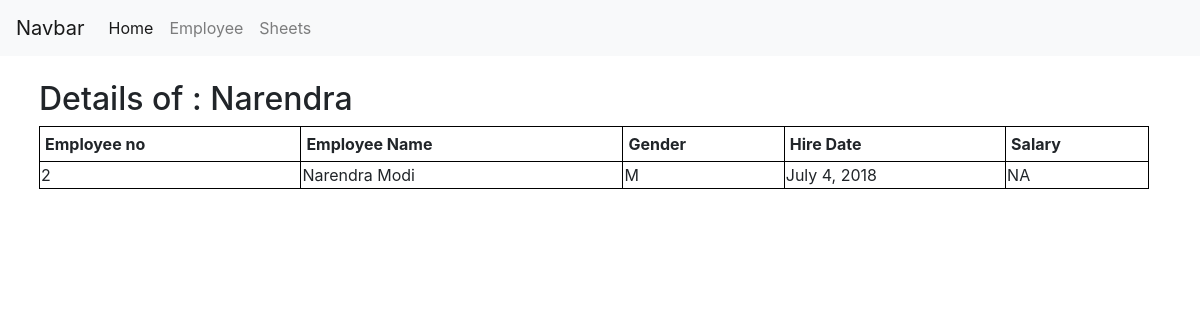
Page /employee/2/ on the earlier database version.
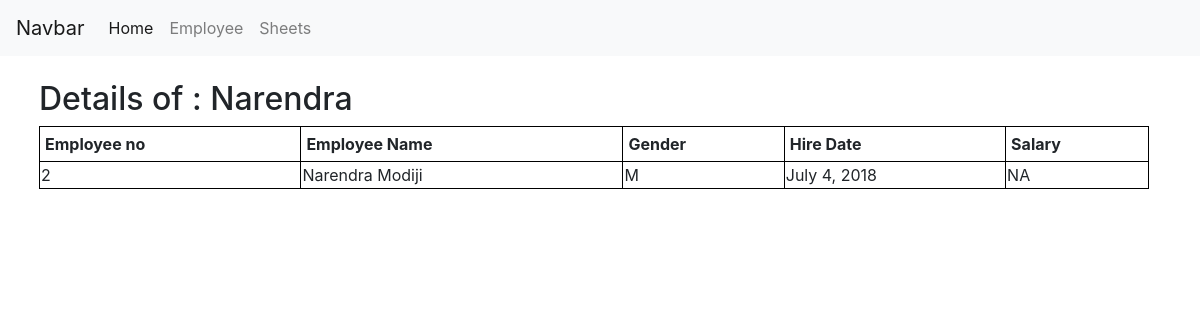
Same page on the later database version.
### ems/models.py (models this page shows, shortened)
class Employee(models.Model):
    GENDER_CHOICES = (
        ('M', 'Male'),
        ('F', 'Female'),
    )
    emp_no = models.IntegerField(primary_key=True)
    birth_date = models.DateField(verbose_name = 'Employee DOB',)
    first_name = models.CharField(max_length=14, verbose_name = 'Employee First Name',)
    last_name = models.CharField(max_length=16, verbose_name = 'Employee Last Name',)
    gender = models.CharField(max_length=1, choices=GENDER_CHOICES, verbose_name = 'Employee Gender',)
    hire_date = models.DateField(verbose_name = 'Employee Hire Date',)
    class Meta:
        db_table = 'employees'
        verbose_name = 'Employee '
        verbose_name_plural = 'Employees'

### ems/views.py (the view)
# urls.py: path('<int:emp_no>/', views.EmployeeDetailView, name='detail'),
def EmployeeDetailView(request, emp_no=None):
    print(emp_no)
    emp = get_object_or_404(Employee, emp_no=emp_no)
    sal = Salaries.objects.all()
    context = {
        "object" : emp,
        "salr" : sal
    }
    template = "ems/detail-view.html"
    return render(request, template, context )

### ems/templates/ems/detail-view.html (shortened to what this page needs)
<!DOCTYPE html>
<html>
<head>
        <link rel="stylesheet" href="https://maxcdn.bootstrapcdn.com/bootstrap/4.1.0/css/bootstrap.min.css">
</head>
<body>
    <nav class="navbar navbar-expand-lg navbar-light bg-light"><a class="navbar-brand" href="#">Navbar</a> <div class="collapse navbar-collapse" > <div class="navbar-nav"><a class="nav-item nav-link active" href="#">Home <span class="sr-only">(current)</span></a><a class="nav-item nav-link " href="/employee/">Employee <span class="sr-only">(current)</span></a> <a class="nav-item nav-link "href="/timesheets/">Sheets <span class="sr-only">(current)</span></a></div></div></nav>
        <div class="container" style="margin:2%">
<h2> Details of  : {{ object.first_name}}</h2>
<table style="width:100%;">
        <tr>
          <th style="border: 1px solid black; padding: 5px;">Employee no</th>
          <th style=" border: 1px solid black; padding: 5px;">Employee Name</th>
          <th style="border: 1px solid black; padding: 5px;"> Gender</th>
          <th style="border: 1px solid black; padding: 5px;"> Hire Date</th>
          <th style="border: 1px solid black; padding: 5px;"> Salary</th>
        </tr>
        <tr>
          <td style="border: 1px solid black;">{{ object.emp_no}}</td>
          <td style=" border: 1px solid black;">{{ object.first_name}} {{ object.last_name}}  </td>
          <td style=" border: 1px solid black;">{{ object.gender}}</td>
          <td style=" border: 1px solid black;">{{ object.hire_date}}</td>
          <td style=" border: 1px solid black;"> {% if salr.salary is null %} NA {% else %} {{ salr.salary}}  {% endif %} </td>
        </tr>
      </table>
      </div>
</body>
</html>

Differences in the rows shown:
changed Employee "Narendra": last_name "Modi" → "Modiji"
